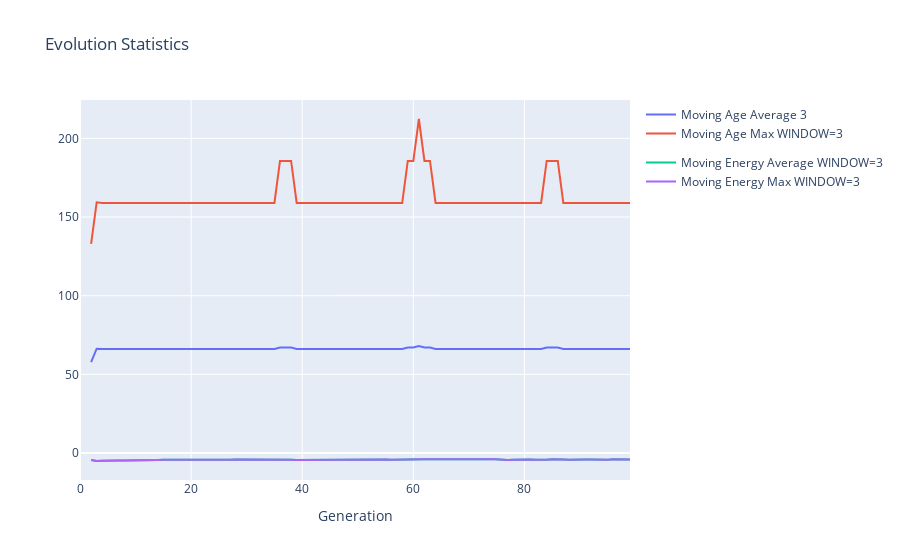

The notebook cell this image was saved under:
### Code cell
WINDOW = 3

moving_age_mean = org_loc[[
    'generation', 'age'
]].groupby('generation').mean().rolling(WINDOW).mean()

moving_age_max = org_loc[['generation', 'age'
                          ]].groupby('generation').max().rolling(WINDOW).mean()

moving_energy_mean = org_loc[['generation', 'energy']].groupby('generation').mean().rolling(WINDOW).mean()

moving_energy_max = org_loc[['generation', 'energy']].groupby('generation').max().rolling(WINDOW).mean()

x = np.arange(len(moving_age_max))

ma_age = go.Scatter(
    x=x,
    y=moving_age_mean['age'],
    name=f'Moving Age Average {WINDOW}',
    mode='lines',
    legendgroup='Age',
)

mm_age = go.Scatter(x=x,
                    y=moving_age_max['age'],
                    name=f'Moving Age Max {WINDOW=}',
                    mode='lines',
                    legendgroup='Age')

ma_energy = go.Scatter(x=x,
                    y=moving_energy_mean['energy'],
                    name=f'Moving Energy Max {WINDOW=}',
                    mode='lines',
                    legendgroup='Energy')

mm_energy = go.Scatter(x=x,
                    y=moving_energy_mean['energy'],
                    name=f'Moving Energy Average {WINDOW=}',
                    mode='lines',
                    legendgroup='Energy')

layout = go.Layout(title='Evolution Statistics',
                   xaxis=dict(title='Generation'))

fig = go.Figure(data=[ma_age, mm_age, mm_energy, ma_energy], layout=layout)
fig.show()

### Figure 1 — Plotly figure (JSON) as saved in the notebook; plotly's stock layout.template omitted (floating-point values rounded to 4 significant figures)
{"data": [{"legendgroup": "Age", "mode": "lines", "name": "Moving Age Average 3", "type": "scatter", "x": [0, 1, 2, 3, 4, 5, 6, 7, 8, 9, 10, 11, 12, 13, 14, 15, 16, 17, 18, 19, 20, 21, 22, 23, 24, 25, 26, 27, 28, 29, 30, 31, 32, 33, 34, 35, 36, 37, 38, 39, 40, 41, 42, 43, 44, 45, 46, 47, 48, 49, 50, 51, 52, 53, 54, 55, 56, 57, 58, 59, 60, 61, 62, 63, 64, 65, 66, 67, 68, 69, 70, 71, 72, 73, 74, 75, 76, 77, 78, 79, 80, 81, 82, 83, 84, 85, 86, 87, 88, 89, 90, 91, 92, 93, 94, 95, 96, 97, 98, 99], "y": [null, null, 57.72, 66.28, 66.17, 66.17, 66.17, 66.17, 66.17, 66.17, 66.17, 66.17, 66.17, 66.17, 66.17, 66.17, 66.17, 66.17, 66.17, 66.17, 66.17, 66.17, 66.17, 66.17, 66.17, 66.17, 66.17, 66.17, 66.17, 66.17, 66.17, 66.17, 66.17, 66.17, 66.17, 66.17, 67.06, 67.06, 67.06, 66.17, 66.17, 66.17, 66.17, 66.17, 66.17, 66.17, 66.17, 66.17, 66.17, 66.17, 66.17, 66.17, 66.17, 66.17, 66.17, 66.17, 66.17, 66.17, 66.17, 67.06, 67.06, 67.94, 67.06, 67.06, 66.17, 66.17, 66.17, 66.17, 66.17, 66.17, 66.17, 66.17, 66.17, 66.17, 66.17, 66.17, 66.17, 66.17, 66.17, 66.17, 66.17, 66.17, 66.17, 66.17, 67.06, 67.06, 67.06, 66.17, 66.17, 66.17, 66.17, 66.17, 66.17, 66.17, 66.17, 66.17, 66.17, 66.17, 66.17, 66.17]}, {"legendgroup": "Age", "mode": "lines", "name": "Moving Age Max WINDOW=3", "type": "scatter", "x": [0, 1, 2, 3, 4, 5, 6, 7, 8, 9, 10, 11, 12, 13, 14, 15, 16, 17, 18, 19, 20, 21, 22, 23, 24, 25, 26, 27, 28, 29, 30, 31, 32, 33, 34, 35, 36, 37, 38, 39, 40, 41, 42, 43, 44, 45, 46, 47, 48, 49, 50, 51, 52, 53, 54, 55, 56, 57, 58, 59, 60, 61, 62, 63, 64, 65, 66, 67, 68, 69, 70, 71, 72, 73, 74, 75, 76, 77, 78, 79, 80, 81, 82, 83, 84, 85, 86, 87, 88, 89, 90, 91, 92, 93, 94, 95, 96, 97, 98, 99], "y": [null, null, 133, 159.3, 159, 159, 159, 159, 159, 159, 159, 159, 159, 159, 159, 159, 159, 159, 159, 159, 159, 159, 159, 159, 159, 159, 159, 159, 159, 159, 159, 159, 159, 159, 159, 159, 185.7, 185.7, 185.7, 159, 159, 159, 159, 159, 159, 159, 159, 159, 159, 159, 159, 159, 159, 159, 159, 159, 159, 159, 159, 185.7, 185.7, 212.3, 185.7, 185.7, 159, 159, 159, 159, 159, 159, 159, 159, 159, 159, 159, 159, 159, 159, 159, 159, 159, 159, 159, 159, 185.7, 185.7, 185.7, 159, 159, 159, 159, 159, 159, 159, 159, 159, 159, 159, 159, 159]}, {"legendgroup": "Energy", "mode": "lines", "name": "Moving Energy Average WINDOW=3", "type": "scatter", "x": [0, 1, 2, 3, 4, 5, 6, 7, 8, 9, 10, 11, 12, 13, 14, 15, 16, 17, 18, 19, 20, 21, 22, 23, 24, 25, 26, 27, 28, 29, 30, 31, 32, 33, 34, 35, 36, 37, 38, 39, 40, 41, 42, 43, 44, 45, 46, 47, 48, 49, 50, 51, 52, 53, 54, 55, 56, 57, 58, 59, 60, 61, 62, 63, 64, 65, 66, 67, 68, 69, 70, 71, 72, 73, 74, 75, 76, 77, 78, 79, 80, 81, 82, 83, 84, 85, 86, 87, 88, 89, 90, 91, 92, 93, 94, 95, 96, 97, 98, 99], "y": [null, null, -4.506, -5.108, -4.983, -4.799, -4.705, -4.763, -4.787, -4.799, -4.705, -4.669, -4.596, -4.57, -4.459, -4.31, -4.336, -4.406, -4.451, -4.349, -4.477, -4.644, -4.707, -4.713, -4.558, -4.579, -4.392, -4.38, -4.198, -4.165, -4.069, -4.178, -4.262, -4.34, -4.378, -4.222, -4.192, -4.124, -4.266, -4.446, -4.425, -4.451, -4.309, -4.168, -4.128, -4.277, -4.375, -4.221, -4.042, -4.018, -4.042, -3.877, -3.879, -3.827, -4.014, -4.165, -4.303, -4.248, -3.886, -3.74, -3.794, -3.884, -4.018, -4.07, -4.087, -4.057, -3.993, -4.006, -4.204, -4.183, -4.322, -4.179, -4.189, -3.926, -3.873, -4.074, -4.421, -4.503, -4.331, -4.097, -4.046, -4.081, -4.381, -4.432, -4.313, -3.956, -3.831, -4.086, -4.343, -4.419, -4.213, -4.129, -4.146, -4.302, -4.245, -4.27, -4.033, -4.104, -4.209, -4.224]}, {"legendgroup": "Energy", "mode": "lines", "name": "Moving Energy Max WINDOW=3", "type": "scatter", "x": [0, 1, 2, 3, 4, 5, 6, 7, 8, 9, 10, 11, 12, 13, 14, 15, 16, 17, 18, 19, 20, 21, 22, 23, 24, 25, 26, 27, 28, 29, 30, 31, 32, 33, 34, 35, 36, 37, 38, 39, 40, 41, 42, 43, 44, 45, 46, 47, 48, 49, 50, 51, 52, 53, 54, 55, 56, 57, 58, 59, 60, 61, 62, 63, 64, 65, 66, 67, 68, 69, 70, 71, 72, 73, 74, 75, 76, 77, 78, 79, 80, 81, 82, 83, 84, 85, 86, 87, 88, 89, 90, 91, 92, 93, 94, 95, 96, 97, 98, 99], "y": [null, null, -4.506, -5.108, -4.983, -4.799, -4.705, -4.763, -4.787, -4.799, -4.705, -4.669, -4.596, -4.57, -4.459, -4.31, -4.336, -4.406, -4.451, -4.349, -4.477, -4.644, -4.707, -4.713, -4.558, -4.579, -4.392, -4.38, -4.198, -4.165, -4.069, -4.178, -4.262, -4.34, -4.378, -4.222, -4.192, -4.124, -4.266, -4.446, -4.425, -4.451, -4.309, -4.168, -4.128, -4.277, -4.375, -4.221, -4.042, -4.018, -4.042, -3.877, -3.879, -3.827, -4.014, -4.165, -4.303, -4.248, -3.886, -3.74, -3.794, -3.884, -4.018, -4.07, -4.087, -4.057, -3.993, -4.006, -4.204, -4.183, -4.322, -4.179, -4.189, -3.926, -3.873, -4.074, -4.421, -4.503, -4.331, -4.097, -4.046, -4.081, -4.381, -4.432, -4.313, -3.956, -3.831, -4.086, -4.343, -4.419, -4.213, -4.129, -4.146, -4.302, -4.245, -4.27, -4.033, -4.104, -4.209, -4.224]}], "layout": {"title": {"text": "Evolution Statistics"}, "xaxis": {"title": {"text": "Generation"}}}}
